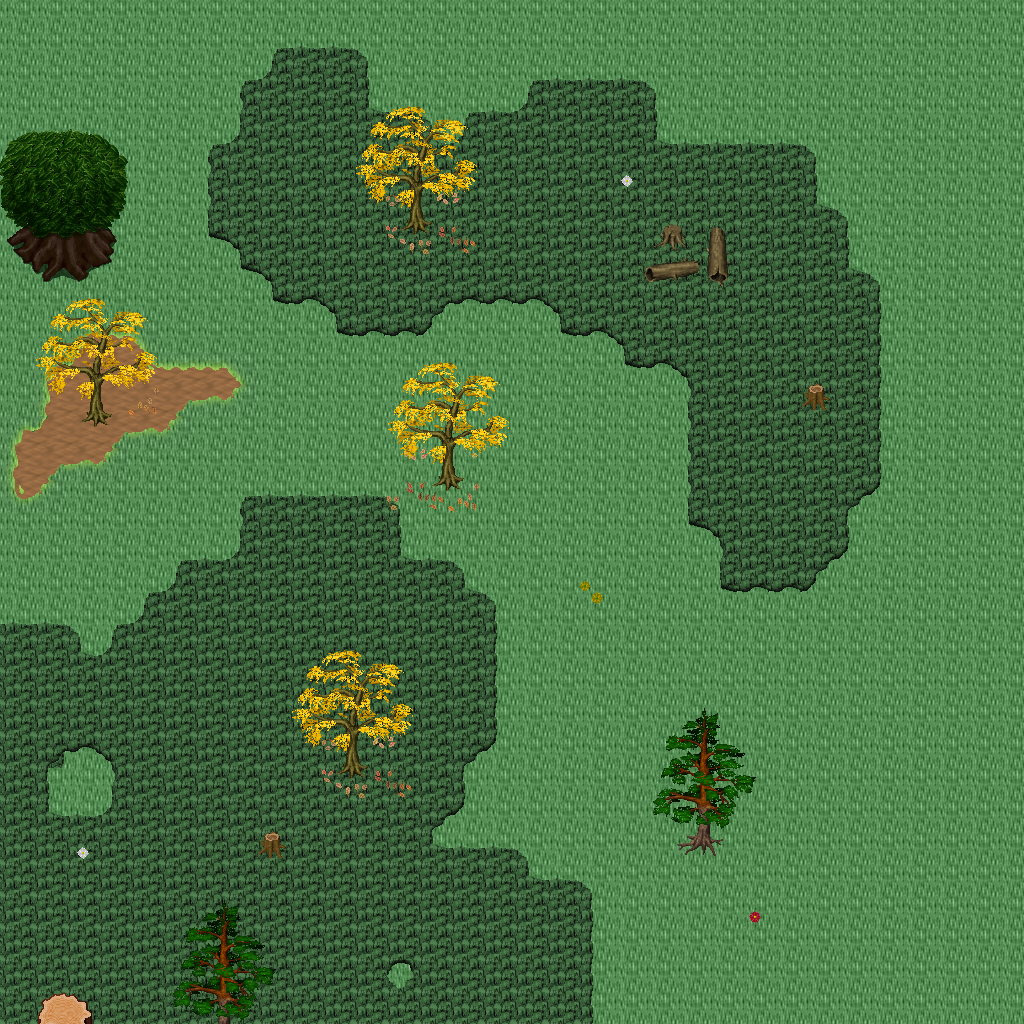

A 2D game scene composited from a Tiled map and its tileset images. What follows is a short description and the map's XML, with each tile layer's data collapsed to a summary:
An orthogonal 32x32 tile map with 32x32 px tiles, 5 tile layers (Ground, Objects, Objects2, Above, ...), 1 hidden layer not drawn, 18 tilesets.

<map version="1.10" tiledversion="1.11.0" orientation="orthogonal" renderorder="right-down" width="32" height="32" tilewidth="32" tileheight="32" infinite="0" nextlayerid="11" nextobjectid="1">
 <tileset firstgid="1" name="logic_collision" tilewidth="32" tileheight="32" tilecount="1" columns="1">
  <image source="../drawable/logic_collision.png" width="32" height="32" />
 </tileset>
 <tileset firstgid="2" name="ground_ground" tilewidth="32" tileheight="32" tilecount="33" columns="3">
  <image source="../drawable/ground_ground.png" width="96" height="352" />
 </tileset>
 <tileset firstgid="35" name="ground_grass_corners" tilewidth="32" tileheight="32" tilecount="24" columns="6">
  <image source="../drawable/ground_grass_corners.png" width="192" height="128" />
 </tileset>
 <tileset firstgid="59" name="ground_grass_edges" tilewidth="32" tileheight="32" tilecount="36" columns="12">
  <image source="../drawable/ground_grass_edges.png" width="384" height="96" />
 </tileset>
 <tileset firstgid="95" name="ground_grass_2" tilewidth="32" tileheight="32" tilecount="21" columns="3">
  <image source="../drawable/ground_grass_2.png" width="96" height="224" />
 </tileset>
 <tileset firstgid="116" name="plant_leaves" tilewidth="32" tileheight="32" tilecount="8" columns="4">
  <image source="../drawable/plant_leaves.png" width="128" height="64" />
 </tileset>
 <tileset firstgid="124" name="plant_tree_tree_darkgreen" tilewidth="32" tileheight="32" tilecount="88" columns="8">
  <image source="../drawable/plant_tree_tree_darkgreen.png" width="256" height="352" />
 </tileset>
 <tileset firstgid="212" name="plant_tree_fall_trees" tilewidth="32" tileheight="32" tilecount="40" columns="8">
  <image source="../drawable/plant_tree_fall_trees.png" width="256" height="160" />
 </tileset>
 <tileset firstgid="252" name="plant_tree_pine_tree" tilewidth="32" tileheight="32" tilecount="20" columns="4">
  <image source="../drawable/plant_tree_pine_tree.png" width="128" height="160" />
 </tileset>
 <tileset firstgid="272" name="plant_stump_hollow_logs" tilewidth="32" tileheight="32" tilecount="6" columns="3">
  <image source="../drawable/plant_stump_hollow_logs.png" width="96" height="64" />
 </tileset>
 <tileset firstgid="278" name="plant_stump_small_stump" tilewidth="32" tileheight="32" tilecount="4" columns="2">
  <image source="../drawable/plant_stump_small_stump.png" width="64" height="64" />
 </tileset>
 <tileset firstgid="282" name="plant_stump_stump_pale_purple" tilewidth="32" tileheight="32" tilecount="4" columns="2">
  <image source="../drawable/plant_stump_stump_pale_purple.png" width="64" height="64" />
 </tileset>
 <tileset firstgid="286" name="plant_flower_daisy_blue" tilewidth="32" tileheight="32" tilecount="8" columns="2">
  <image source="../drawable/plant_flower_daisy_blue.png" width="64" height="128" />
 </tileset>
 <tileset firstgid="294" name="plant_flower_daisy_red" tilewidth="32" tileheight="32" tilecount="8" columns="2">
  <image source="../drawable/plant_flower_daisy_red.png" width="64" height="128" />
 </tileset>
 <tileset firstgid="302" name="plant_flower_daisy_white" tilewidth="32" tileheight="32" tilecount="8" columns="2">
  <image source="../drawable/plant_flower_daisy_white.png" width="64" height="128" />
 </tileset>
 <tileset firstgid="310" name="plant_flower_daisy_yellow" tilewidth="32" tileheight="32" tilecount="8" columns="2">
  <image source="../drawable/plant_flower_daisy_yellow.png" width="64" height="128" />
 </tileset>
 <tileset firstgid="318" name="logic_creature_ent" tilewidth="32" tileheight="32" tilecount="4" columns="4">
  <image source="../drawable/logic_creature_ent.png" width="128" height="32" />
 </tileset>
 <tileset firstgid="322" name="logic_creature_animal" tilewidth="32" tileheight="32" tilecount="32" columns="8">
  <image source="../drawable/logic_creature_animal.png" width="256" height="128" />
 </tileset>
 <layer id="1" name="Ground" width="32" height="32">
  <data>[1024 cells, 1024 non-empty, 3 distinct tile ids]</data>
 </layer>
 <layer id="2" name="Objects" width="32" height="32">
  <data>[1024 cells, 191 non-empty, 48 distinct tile ids]</data>
 </layer>
 <layer id="3" name="Objects2" width="32" height="32">
  <data>[1024 cells, 21 non-empty, 10 distinct tile ids]</data>
 </layer>
 <layer id="4" name="Above" width="32" height="32">
  <data>[1024 cells, 108 non-empty, 44 distinct tile ids]</data>
 </layer>
 <layer id="5" name="Above2" width="32" height="32">
  <data>[1024 cells, 0 non-empty, 0 distinct tile ids]</data>
 </layer>
 <layer id="6" name="Walkable" width="32" height="32" visible="0">
  <data>[1024 cells, 26 non-empty, 1 distinct tile ids]</data>
 </layer>
 <objectgroup id="7" name="Mapevents" />
 <objectgroup id="8" name="Spawn" />
 <objectgroup id="9" name="Keys" />
 <objectgroup id="10" name="Replace" />
</map>
